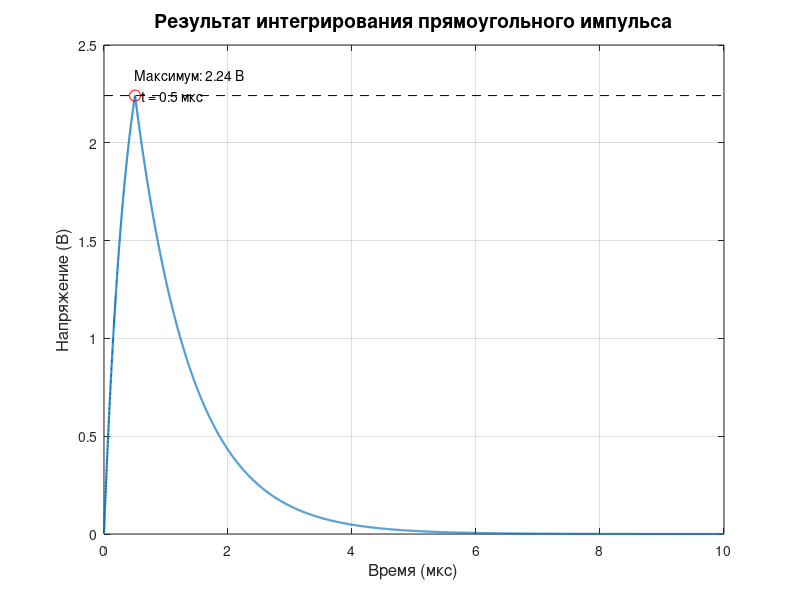

Recreate this plot in MATLAB.
function plot_integrated_pulse()
    % Параметры сигнала
    A = 3;               % Амплитуда импульса (В)
    T_pulse = 500e-9;    % Длительность импульса (с)
    rise_time = 800e-9;  % Время нарастания до максимума (с)
    fall_time = 2e-6;    % Время спада (с)
    
    % Расчет постоянных времени
    tau_rise = rise_time / 2.2;   % Постоянная времени нарастания
    tau_fall = fall_time / 2.2;   % Постоянная времени спада
    
    % Временной диапазон (0 до 10 мкс с шагом 1 нс)
    t = 0:1e-9:10e-6;
    
    % Инициализация выходного напряжения
    V_out = zeros(size(t));
    
    % Фаза нарастания (0 ≤ t < T_pulse)
    idx_rise = t < T_pulse;
    t_rise = t(idx_rise);
    V_out(idx_rise) = A * (1 - exp(-t_rise / tau_rise));
    
    % Значение в конце импульса
    V_max = A * (1 - exp(-T_pulse / tau_rise));
    
    % Фаза спада (t ≥ T_pulse)
    idx_fall = t >= T_pulse;
    t_fall = t(idx_fall);
    V_out(idx_fall) = V_max * exp(-(t_fall - T_pulse) / tau_fall);
    
    % Построение графика
    figure;
    plot(t * 1e6, V_out, 'LineWidth', 1.5);
    grid on;
    xlabel('Время (мкс)', 'FontSize', 12);
    ylabel('Напряжение (В)', 'FontSize', 12);
    title('Результат интегрирования прямоугольного импульса', 'FontSize', 14);
    
    % Установка пределов оси X
    xlim([0 10]);
    
    % Отметки ключевых точек
    hold on;
    plot(T_pulse * 1e6, V_max, 'ro', 'MarkerSize', 8);
    line([0 max(t)*1e6], [V_max V_max], 'Color', 'k', 'LineStyle', '--');
    text(0.5, V_max+0.1, sprintf('Максимум: %.2f В', V_max), 'FontSize', 10);
    text(T_pulse*1e6 + 0.1, V_max, sprintf('t = %.1f мкс', T_pulse*1e6), 'FontSize', 10);
    hold off;
end
